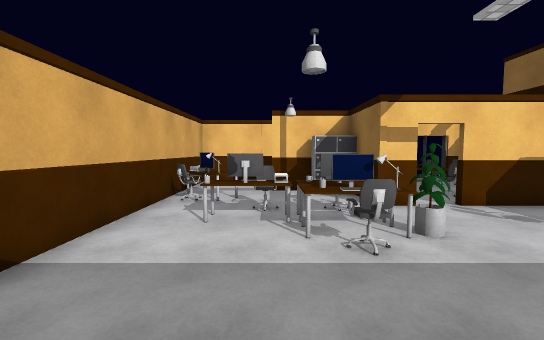
view 1 (above)

13 first-person views from a walk through a scene from a Unity 3-D project. The camera is 1.5 m above the floor, tilts 4° down and sees 90° across. Doors are open. The floor is counted in squares, 1 m on a side. Each view is taken from the middle of a square. On the plan, view 1 faces up. The plan holds only what a view shows up to about 14 squares ahead; the rest is blank. The place goes on beyond the plan. Surface patterns are stand-ins for the level's own textures.

view 2
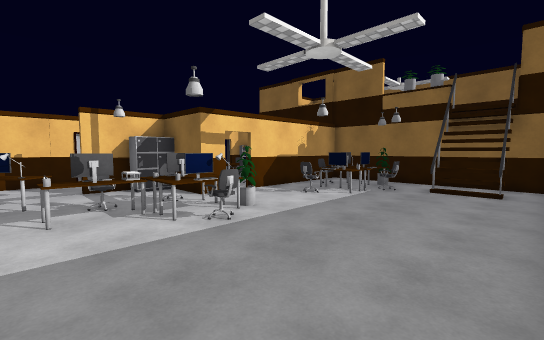

view 3
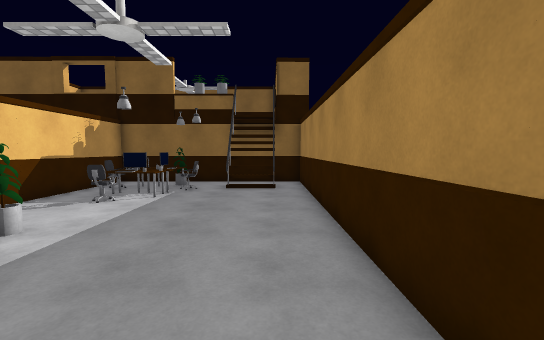

view 4
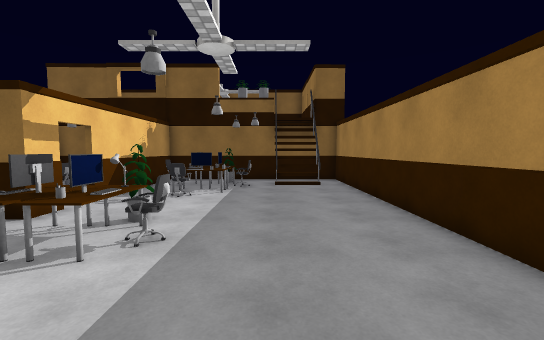

view 5
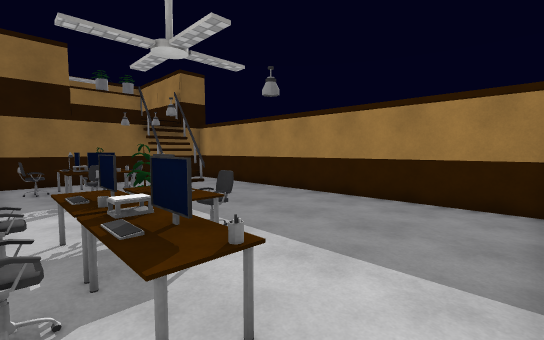

view 6
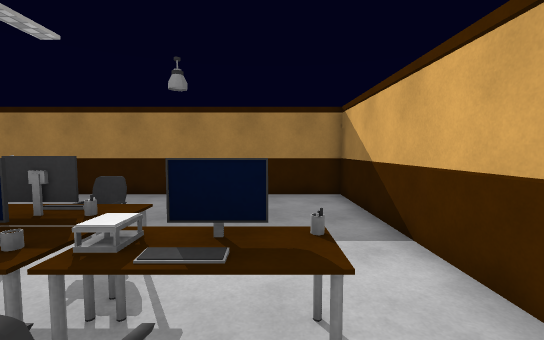

view 7
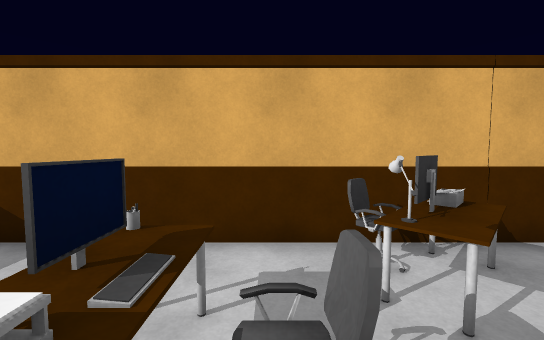

view 8
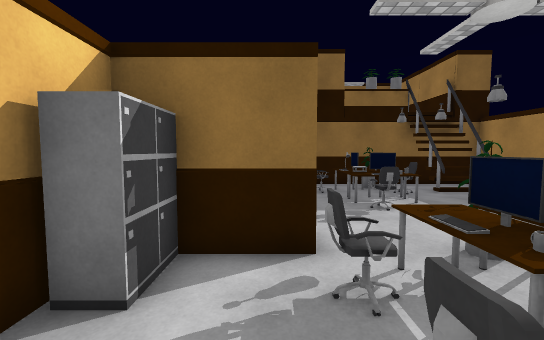

view 9
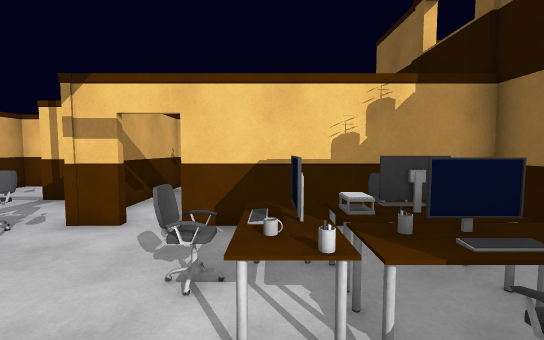

view 10
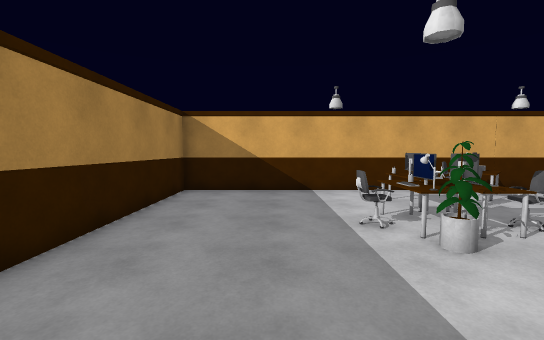

view 11
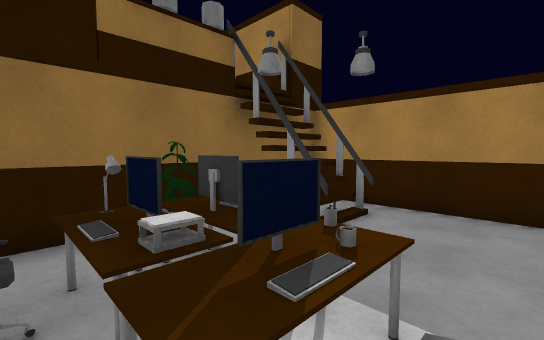

view 12
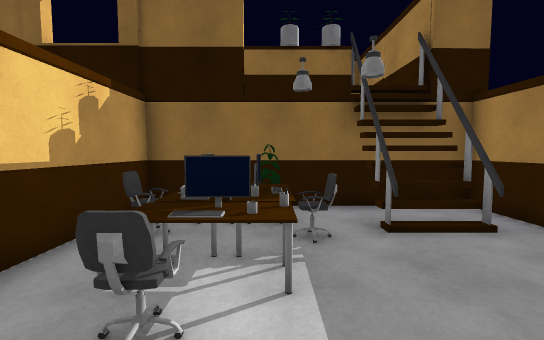

view 13
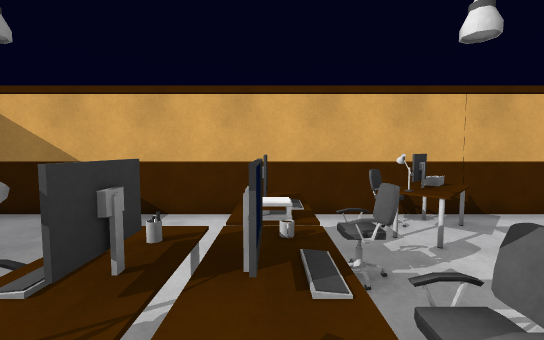

### Floor plan
Key: @ floor where view 1 was taken; # wall or solid block; . floor; / step, stairs or slope; D open door; = window, fence, low wall or low ledge; ^ raised ledge; C cabinet; H chair; K keyboard; M mug; O other object.
Columns run from 4 left of view 1 to 11 right of it. Each row starts with its distance up from view 1.
 11        #
 10 ######C#
  9 ###=..C#
  8 #H#....##
  7 #...H.H#DD######
  6 #..#KMK.....=H=#
  5 #....KK#..H^^K=#
  4 #....HH....M^K##
  3 #...........HH##
  2 #............###
  1 #............/OO
  0 #...@........###
 -1 #..............#
 -2 ################

Where each view was taken, in squares from view 1:
view 1: 0 up, 0 right, facing up
view 2: 1 down, 2 left, facing up-right
view 3: 0 up, 2 left, facing right
view 4: 2 up, 3 left, facing right
view 5: 7 up, 3 left, facing down-right
view 6: 8 up, 1 left, facing down
view 7: 7 up, 1 right, facing left
view 8: 8 up, 1 left, facing right
view 9: 2 up, 7 right, facing up
view 10: 2 up, 7 right, facing left
view 11: 6 up, 6 right, facing down-right
view 12: 4 up, 4 right, facing right
view 13: 6 up, 3 right, facing left
